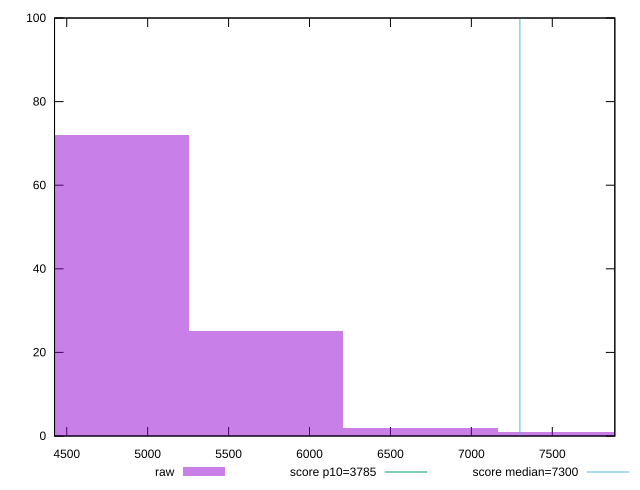

Here is the gnuplot script that generated this plot:
reset

$raw <<EOF
6685.461866297421 2
4775.329904498158 72
5730.395885397789 25
7640.527847197052 1
EOF

set key outside below
set boxwidth 955.0659808996315
set xrange [4424.557999999999:7886.3605]
set yrange [0:100]
set trange [0:100]
set style fill transparent solid 0.5 noborder

set parametric
set terminal svg size 640, 490 enhanced background rgb 'white'
set output "report_00015_2021-02-09T16-11-33.973Z/interactive/samples/pages+cached+noadtech+nomedia+nocss/raw/histogram.svg"

plot $raw title "raw" with boxes, \
     3785,t title "score p10=3785", \
     7300,t title "score median=7300"

reset
